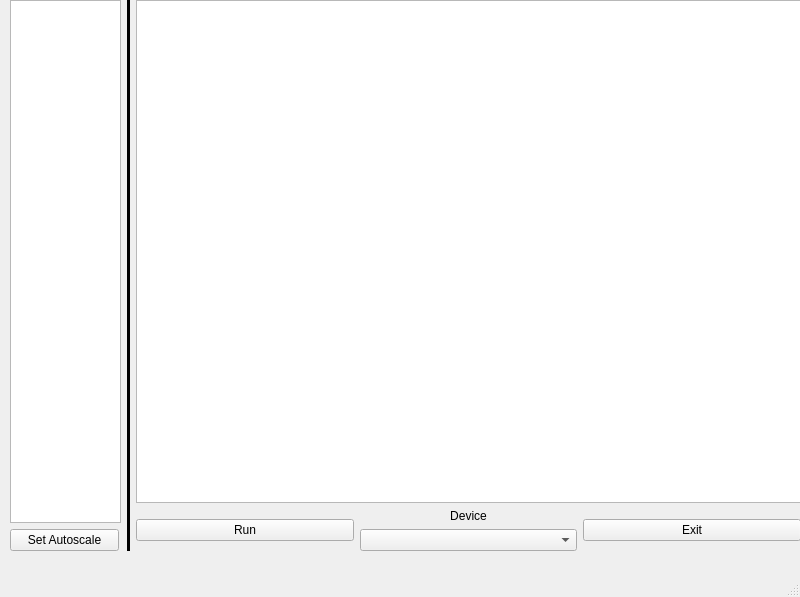
<?xml version="1.0" encoding="UTF-8"?>
<ui version="4.0">
 <class>MainWindow</class>
 <widget class="QMainWindow" name="MainWindow">
  <property name="geometry">
   <rect>
    <x>0</x>
    <y>0</y>
    <width>800</width>
    <height>597</height>
   </rect>
  </property>
  <property name="windowTitle">
   <string>MainWindow</string>
  </property>
  <widget class="QWidget" name="centralwidget">
   <widget class="QWidget" name="horizontalLayoutWidget">
    <property name="geometry">
     <rect>
      <x>10</x>
      <y>0</y>
      <width>791</width>
      <height>551</height>
     </rect>
    </property>
    <layout class="QHBoxLayout" name="horizontalLayout">
     <item>
      <layout class="QVBoxLayout" name="verticalLayout">
       <item>
        <widget class="PlotWidget" name="plotWidgetCurrent">
         <property name="maximumSize">
          <size>
           <width>111</width>
           <height>16777215</height>
          </size>
         </property>
        </widget>
       </item>
       <item>
        <widget class="QPushButton" name="pushButton">
         <property name="maximumSize">
          <size>
           <width>109</width>
           <height>16777215</height>
          </size>
         </property>
         <property name="text">
          <string>Set Autoscale</string>
         </property>
        </widget>
       </item>
      </layout>
     </item>
     <item>
      <widget class="Line" name="line">
       <property name="frameShadow">
        <enum>QFrame::Plain</enum>
       </property>
       <property name="lineWidth">
        <number>5</number>
       </property>
       <property name="orientation">
        <enum>Qt::Vertical</enum>
       </property>
      </widget>
     </item>
     <item>
      <layout class="QVBoxLayout" name="verticalLayout_2">
       <item>
        <widget class="PlotWidget" name="plotWidgetUI">
         <property name="minimumSize">
          <size>
           <width>651</width>
           <height>0</height>
          </size>
         </property>
        </widget>
       </item>
       <item>
        <layout class="QHBoxLayout" name="horizontalLayout_2">
         <item>
          <widget class="QPushButton" name="pushButtonRun">
           <property name="text">
            <string>Run</string>
           </property>
          </widget>
         </item>
         <item>
          <layout class="QVBoxLayout" name="verticalLayout_3">
           <item>
            <widget class="QLabel" name="label">
             <property name="text">
              <string>&lt;html&gt;&lt;head/&gt;&lt;body&gt;&lt;p align=&quot;center&quot;&gt;Device&lt;/p&gt;&lt;/body&gt;&lt;/html&gt;</string>
             </property>
            </widget>
           </item>
           <item>
            <widget class="QComboBox" name="comboBoxDevice"/>
           </item>
          </layout>
         </item>
         <item>
          <widget class="QPushButton" name="pushButtonExit">
           <property name="text">
            <string>Exit</string>
           </property>
          </widget>
         </item>
        </layout>
       </item>
      </layout>
     </item>
    </layout>
   </widget>
  </widget>
  <widget class="QMenuBar" name="menubar">
   <property name="geometry">
    <rect>
     <x>0</x>
     <y>0</y>
     <width>800</width>
     <height>22</height>
    </rect>
   </property>
  </widget>
  <widget class="QStatusBar" name="statusbar"/>
 </widget>
 <customwidgets>
  <customwidget>
   <class>PlotWidget</class>
   <extends>QGraphicsView</extends>
   <header>pyqtgraph</header>
  </customwidget>
 </customwidgets>
 <resources/>
 <connections/>
</ui>
